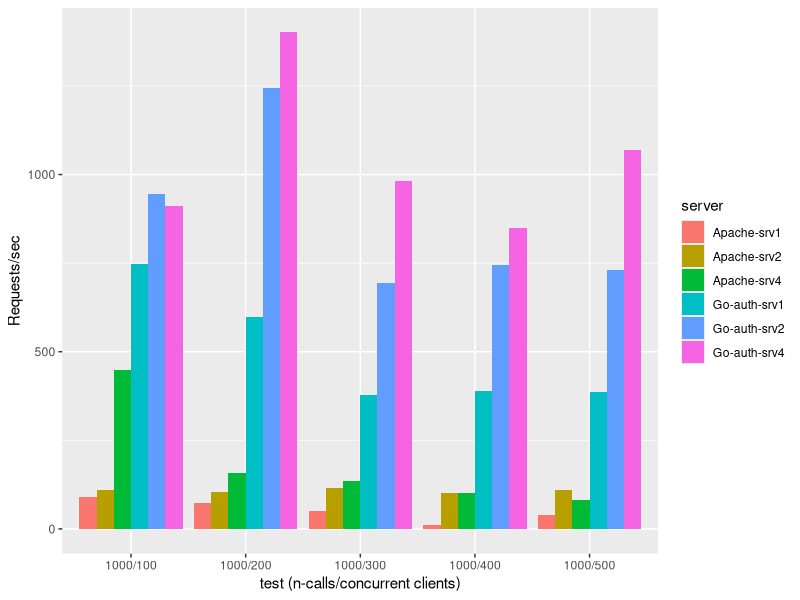
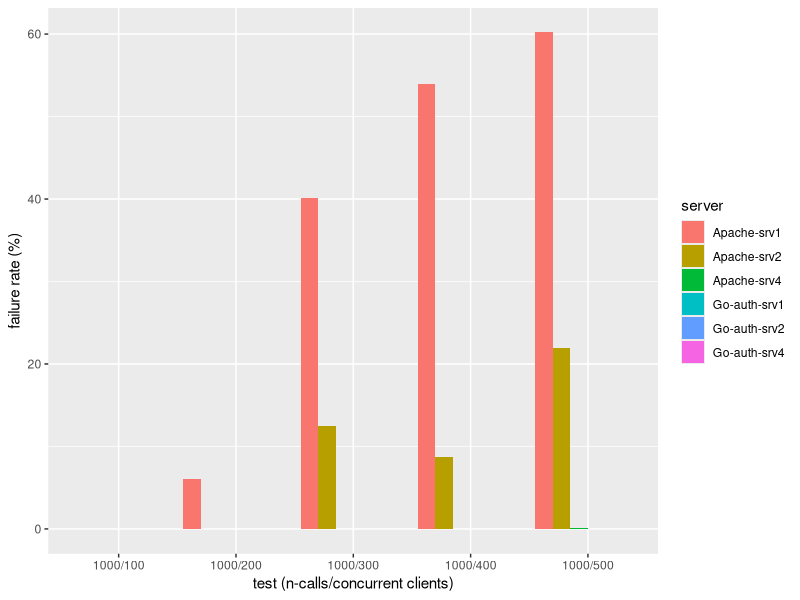

Write R code to recreate these figures, in order.
#!/usr/bin/env Rscript
# clean-up session parameters
rm(list=ls())

# load data
my.path <- paste0(getwd(), "/")
# example
# load.data <- read.csv(paste0(my.path, file.name), header=TRUE)

# set seed
set.seed(12345)

# load libraries
libs <- c("ggplot2")
for(i in 1:length(libs)) {
    pkg <- sprintf("%s", libs[i])
    print(sprintf("load %s", pkg))
    suppressMessages(library(pkg, character.only = TRUE))
}

df=read.csv("perf.csv", header=T)
# use data of two replicas
# ndf=subset(df, df$replicas==2)
ggplot(df, aes(x=test, y=rps, fill=server)) + geom_bar(position="dodge", stat="identity") + labs(x = "test (n-calls/concurrent clients)", y = "Requests/sec")
ggsave("perf-rps.png")
ggplot(df, aes(x=test, y=100*(failures/(failures+responses)), fill=server)) + geom_bar(position="dodge", stat="identity") + labs(x = "test (n-calls/concurrent clients)", y = "failure rate (%)")
ggsave("perf-failure.png")
